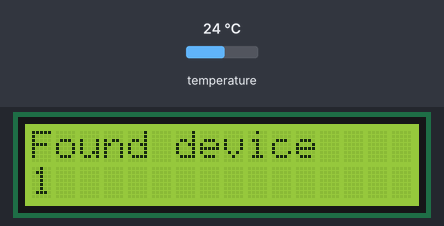
Recording of a sketch running on a simulated Arduino Uno, built with avr-gcc and run on an emulated ATmega328P. Shown: 16×2 character LCD. Inputs (shaded band) come from the test bench; at power-on: temperature 24 °C.

Above: at 0.1 s.
4.4 s: temperature set to 12 °C
At 6.1 s:
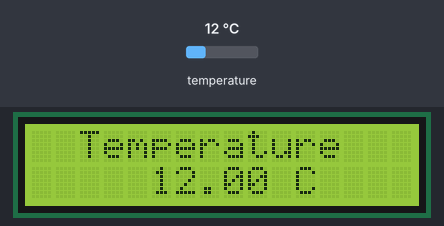
7.1 s: temperature set to 19 °C
At 9.3 s:
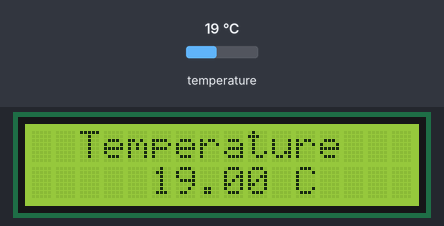
9.7 s: temperature set to 28 °C
At 11.4 s:
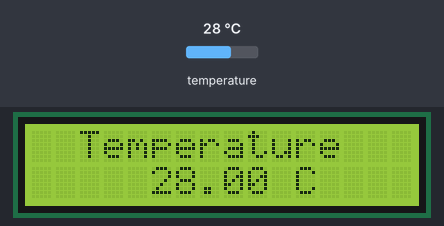
Timing chart, 0 to 12.9 s (numbered marks = the images above; inputs shaded):
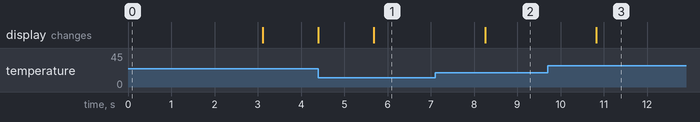

The sketch:

Arduino_ProMini_WH16x2_DS18B20.ino
```cpp
// Build project 09.10.2025  12:40

#include <Arduino.h>
#include <Wire.h>
#include <LiquidCrystal_PCF8574.h>
#include <OneWire.h>
#include <DallasTemperature.h>


LiquidCrystal_PCF8574 lcd(0x27);  // set the LCD address to 0x27 for a 16 chars and 2 line display

// Data wire is plugged into port 2 on the Arduino
#define ONE_WIRE_BUS 10 //вывод, к которому подключён DS18B20
#define TEMPERATURE_PRECISION 12 // точность измерений (9 ... 12)

// Setup a oneWire instance to communicate with any OneWire devices (not just Maxim/Dallas temperature ICs)
OneWire oneWire(ONE_WIRE_BUS);

// Pass our oneWire reference to Dallas Temperature.
DallasTemperature sensors(&oneWire);

int numberOfDevices; // Number of temperature devices found

DeviceAddress Thermometer; // We'll use this variable to store a found device address


// function to print the temperature for a device
void printTemperature( )
{
  // float tempC = sensors.getTempC(deviceAddress);
  float tempC = sensors.getTempCByIndex(0);
  lcd.setCursor(0, 0);
  lcd.print("  Temperature");
  lcd.setCursor(5, 1);
  lcd.print(tempC, 2);
  lcd.print(" C");
}

void setup()
{
  Wire.begin();
  Wire.beginTransmission(0x27);
  lcd.begin(16, 2);  // initialize the lcd

 // Start up the library
  sensors.begin();

  // Grab a count of devices on the wire
  numberOfDevices = sensors.getDeviceCount();

  // lcd.createChar(1, dotOff);
  // lcd.createChar(2, dotOn);
  lcd.setBacklight(255);
  lcd.home();
  // lcd.clear();
  // lcd.print("Hello LCD");
  lcd.clear();
  lcd.setCursor(0, 0);
  lcd.print("Found device");
  lcd.setCursor(0, 1);
  lcd.print(numberOfDevices, DEC);

//  if (sensors.getAddress(Thermometer, numberOfDevices))
//     {
//       lcd.clear();
//       lcd.setCursor(0, 0);
//       lcd.print("Found device ");
//       lcd.setCursor(0, 1);
//       lcd.print(numberOfDevices, DEC);
      delay(3000);
//       // lcd.clear();
//       // lcd.setCursor(0, 0);
//       // lcd.print(" with address: ");
//       // lcd.setCursor(0, 1);
//       // lcd.print(tempDeviceAddress);
//       // // Serial.println();
//       // delay(3000);
//       lcd.clear();
//       lcd.setCursor(0, 0);
//       lcd.print("Setting resolution to ");
//       lcd.setCursor(0, 1);
//       lcd.print(TEMPERATURE_PRECISION, DEC);

//       // set the resolution to TEMPERATURE_PRECISION bit (Each Dallas/Maxim device is capable of several different resolutions)
//       sensors.setResolution(Thermometer, TEMPERATURE_PRECISION);

//       delay(3000);
      lcd.clear();
//       lcd.setCursor(0, 0);
//       lcd.print("Resolution actually set to: ");
//       lcd.setCursor(0, 1);
//       lcd.print(sensors.getResolution(Thermometer), DEC);
//       delay(3000);

//     } else {
//       // lcd.print("Found ghost device at ");
//       // lcd.print(i, DEC);
//       // lcd.print(" but could not detect address. Check power and cabling");
//     }

  sensors.getAddress(Thermometer, 0); // адрес DS18B20 (поиск по индексу)
  sensors.setResolution(Thermometer, TEMPERATURE_PRECISION);// установка точности измерения 9...12 разрядов

}

void loop()
{
    sensors.requestTemperatures(); // Send the command to get temperatures
    //  if (sensors.getAddress(tempDeviceAddress, numberOfDevices))
    // {
    //        // It responds almost immediately. Let's print out the data
    delay(500);
      printTemperature(); // Use a simple function to print out the data
    // }

}
```

Measured:
- after the input at 4.4 s, the display: changes after 1.3 s (image 1)
- after the input at 7.1 s, the display: changes after 1.2 s (image 2)
- after the input at 9.7 s, the display: changes after 1.1 s (image 3)
